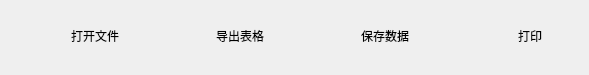
    <widget class="QWidget" name="file_btn_page">
     <widget class="QWidget" name="print_tool_widget" native="true">
      <property name="geometry">
       <rect>
        <x>480</x>
        <y>5</y>
        <width>100</width>
        <height>61</height>
       </rect>
      </property>
      <property name="styleSheet">
       <string notr="true">#box_select_extrema_tool_widget{
background-color: rgba(0, 0, 255, 40);
background:transparent;
border-width:0;
border-style:outset;
border-image: url(:/img/btn/tool_click2.png);
}
</string>
      </property>
      <widget class="QToolButton" name="print_tool">
       <property name="geometry">
        <rect>
         <x>0</x>
         <y>0</y>
         <width>100</width>
         <height>61</height>
        </rect>
       </property>
       <property name="sizePolicy">
        <sizepolicy hsizetype="Fixed" vsizetype="Maximum">
         <horstretch>0</horstretch>
         <verstretch>0</verstretch>
        </sizepolicy>
       </property>
       <property name="styleSheet">
        <string notr="true">#motor_tool_widget{
background-color: rgba(0, 0, 255, 40);
background:transparent;
border-width:0;
border-style:outset;
border-image: url(:/img/btn/tool_click2.png);
}
</string>
       </property>
       <property name="text">
        <string>打印</string>
       </property>
       <property name="icon">
        <iconset resource="img.qrc">
         <normaloff>:/img/btn/print_tool.png</normaloff>:/img/btn/print_tool.png</iconset>
       </property>
       <property name="toolButtonStyle">
        <enum>Qt::ToolButtonTextUnderIcon</enum>
       </property>
       <property name="autoRaise">
        <bool>true</bool>
       </property>
      </widget>
     </widget>
     <widget class="QWidget" name="open_file_tool_widget" native="true">
      <property name="geometry">
       <rect>
        <x>45</x>
        <y>5</y>
        <width>100</width>
        <height>61</height>
       </rect>
      </property>
      <property name="styleSheet">
       <string notr="true">#open_file_tool_widget{
background-color: rgba(0, 0, 255, 40);
background:transparent;
border-width:0;
border-style:outset;
border-image: url(:/img/btn/tool_click2.png);
}
</string>
      </property>
      <widget class="QToolButton" name="open_file_tool">
       <property name="geometry">
        <rect>
         <x>0</x>
         <y>0</y>
         <width>100</width>
         <height>61</height>
        </rect>
       </property>
       <property name="sizePolicy">
        <sizepolicy hsizetype="Fixed" vsizetype="Maximum">
         <horstretch>0</horstretch>
         <verstretch>0</verstretch>
        </sizepolicy>
       </property>
       <property name="styleSheet">
        <string notr="true">#motor_tool_widget{
background-color: rgba(0, 0, 255, 40);
background:transparent;
border-width:0;
border-style:outset;
border-image: url(:/img/btn/tool_click2.png);
}
</string>
       </property>
       <property name="text">
        <string>打开文件</string>
       </property>
       <property name="icon">
        <iconset resource="img.qrc">
         <normaloff>:/img/btn/open_file_tool.png</normaloff>:/img/btn/open_file_tool.png</iconset>
       </property>
       <property name="toolButtonStyle">
        <enum>Qt::ToolButtonTextUnderIcon</enum>
       </property>
       <property name="autoRaise">
        <bool>true</bool>
       </property>
      </widget>
     </widget>
     <widget class="QWidget" name="save_data_tool_widget" native="true">
      <property name="geometry">
       <rect>
        <x>335</x>
        <y>5</y>
        <width>100</width>
        <height>61</height>
       </rect>
      </property>
      <property name="styleSheet">
       <string notr="true">#recovery_tool_widget{
background-color: rgba(0, 0, 255, 40);
background:transparent;
border-width:0;
border-style:outset;
border-image: url(:/img/btn/tool_click2.png);
}
</string>
      </property>
      <widget class="QToolButton" name="save_data_tool">
       <property name="geometry">
        <rect>
         <x>0</x>
         <y>0</y>
         <width>100</width>
         <height>61</height>
        </rect>
       </property>
       <property name="sizePolicy">
        <sizepolicy hsizetype="Fixed" vsizetype="Maximum">
         <horstretch>0</horstretch>
         <verstretch>0</verstretch>
        </sizepolicy>
       </property>
       <property name="styleSheet">
        <string notr="true">#motor_tool_widget{
background-color: rgba(0, 0, 255, 40);
background:transparent;
border-width:0;
border-style:outset;
border-image: url(:/img/btn/tool_click2.png);
}
</string>
       </property>
       <property name="text">
        <string>保存数据</string>
       </property>
       <property name="icon">
        <iconset resource="img.qrc">
         <normaloff>:/img/btn/save_data_tool.png</normaloff>:/img/btn/save_data_tool.png</iconset>
       </property>
       <property name="toolButtonStyle">
        <enum>Qt::ToolButtonTextUnderIcon</enum>
       </property>
       <property name="autoRaise">
        <bool>true</bool>
       </property>
      </widget>
     </widget>
     <widget class="QWidget" name="export_table_tool_widget" native="true">
      <property name="geometry">
       <rect>
        <x>190</x>
        <y>5</y>
        <width>100</width>
        <height>61</height>
       </rect>
      </property>
      <property name="styleSheet">
       <string notr="true">
background-color: rgba(0, 0, 255, 40);
background:transparent;
border-width:0;
border-style:outset;
border-image: url(:/img/btn/tool_click2.png);
</string>
      </property>
      <widget class="QToolButton" name="export_table_tool">
       <property name="geometry">
        <rect>
         <x>0</x>
         <y>0</y>
         <width>100</width>
         <height>61</height>
        </rect>
       </property>
       <property name="sizePolicy">
        <sizepolicy hsizetype="Fixed" vsizetype="Maximum">
         <horstretch>0</horstretch>
         <verstretch>0</verstretch>
        </sizepolicy>
       </property>
       <property name="styleSheet">
        <string notr="true">#focus_distance_tool{
background-color: rgba(0, 0, 255, 40);
background:transparent;
border-width:0;
border-style:outset;
border-image: url(:/img/btn/tool_click2.png);
}
</string>
       </property>
       <property name="text">
        <string>导出表格</string>
       </property>
       <property name="icon">
        <iconset resource="img.qrc">
         <normaloff>:/img/btn/export_table_tool.png</normaloff>:/img/btn/export_table_tool.png</iconset>
       </property>
       <property name="toolButtonStyle">
        <enum>Qt::ToolButtonTextUnderIcon</enum>
       </property>
       <property name="autoRaise">
        <bool>true</bool>
       </property>
      </widget>
     </widget>
    </widget>
